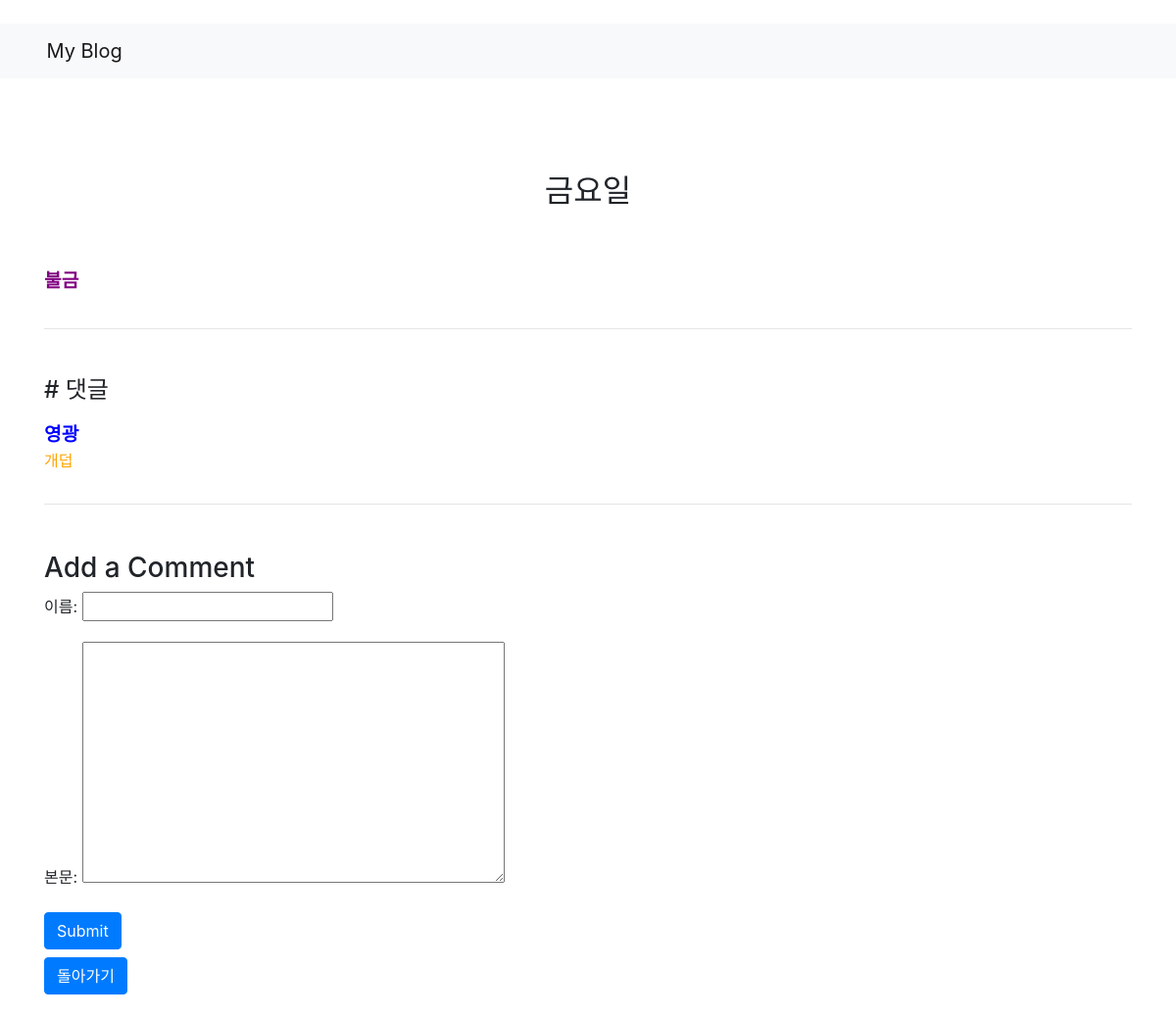
/post/detail/1, run on an earlier commit of the app's database.
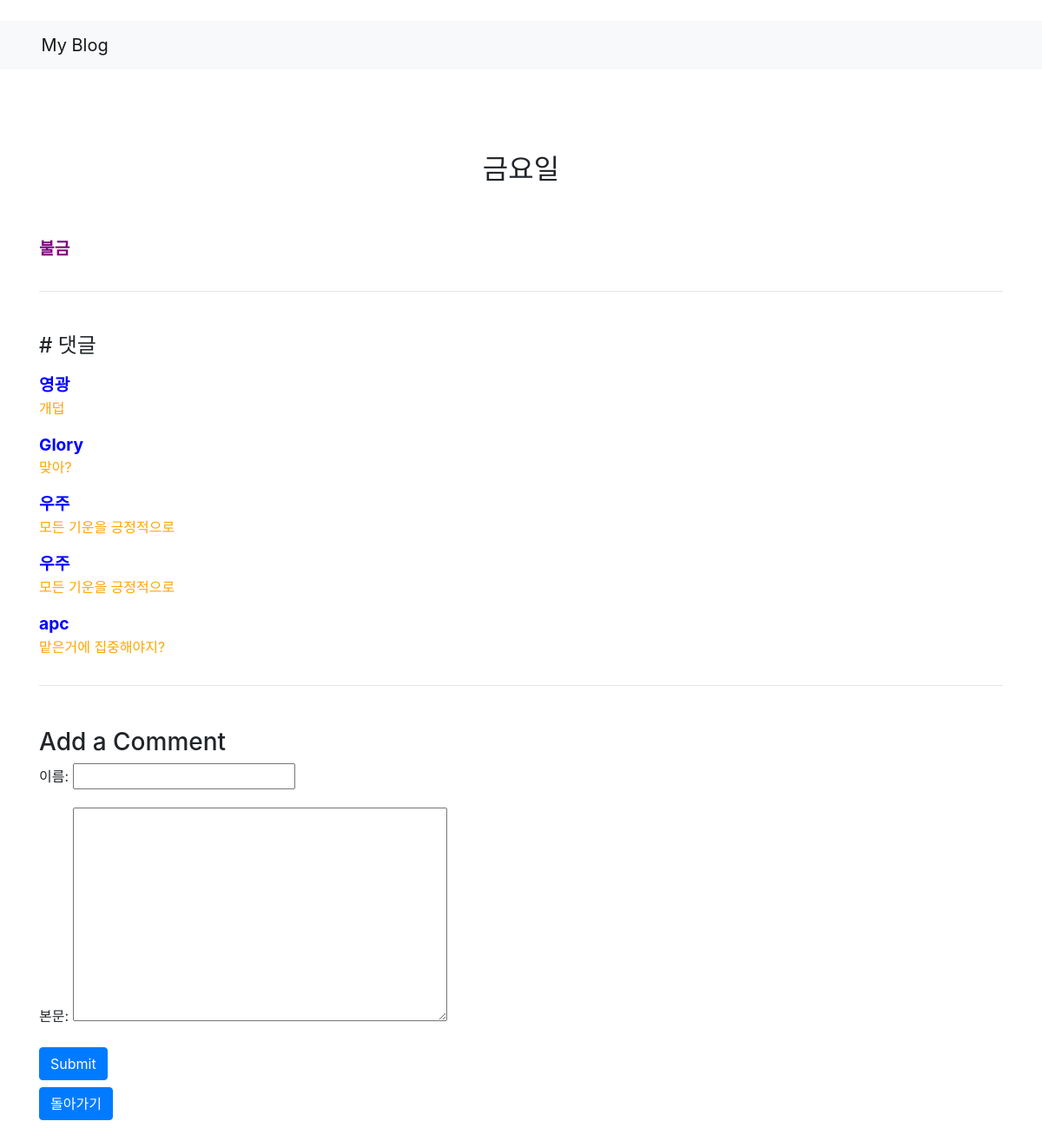
And on a later commit of the database.
### post/models.py (models this page shows, shortened)
class Post(models.Model):
    title=models.CharField(max_length=200, verbose_name='제목')
    body=models.TextField(verbose_name='본문')
    created_at=models.DateTimeField(auto_now_add=True, verbose_name='작성일')
    author=models.ForeignKey(User, on_delete=models.CASCADE, verbose_name='작성자')
    class Meta:
        verbose_name='포스트'
        verbose_name_plural='포스트들'

class Comment(models.Model):
    post=models.ForeignKey(Post, related_name='comments' , on_delete=models.CASCADE, verbose_name='포스트')
    name=models.CharField(max_length=100, verbose_name='이름')
    body=models.TextField(verbose_name='본문')
    created_at=models.DateTimeField(auto_now_add=True, verbose_name='작성일')
    class Meta:
        verbose_name='댓글'
        verbose_name_plural='댓글들'

### post/views.py (the view)
# urls.py: path('detail/<int:pk>', views.post_detail, name='post_detail'), #127.0.0.1:8000/post/detail/1
def post_detail(request, pk):
    post=get_object_or_404(Post, pk=pk) # Post : models의 Post 데이터베이스
    comments=post.comments.all()
    if request.method == 'POST':
        comment_form=CommentForm(request.POST)
        if comment_form.is_valid():
            comment=comment_form.save(commit=False)
            comment.post=post
            comment.save()
            return redirect('post_detail', pk=post.pk)
    else:
        comment_form=CommentForm()
    return render(request, 'post_detail.html',{'post':post, 'comments':comments,'comment_form':comment_form})

### post/forms.py
class CommentForm(forms.ModelForm):
    class Meta:
        model=Comment
        fields=['name','body']

### post/templates/post_detail.html (shortened to what this page needs)
{% extends 'base.html' %}
{% block contents %}
<div class="row mt-5">
    <div class="col-12 text-center">
        <h2>{{post.title}}</h2>
    </div>
</div>
<div class="row mt-5">
    <div class="col-12">
        <p class="post-body">{{post.body}}</p>
    </div>
</div>
<hr>
<div class="row mt-5">
    <div class="col-12">
        <h4>&#35; 댓글 </h4>
        {% for comment in comments%}
        <div class="comment">
            <div class="comment-name">{{comment.name}}</div>
            <p>{{comment.body}}</p>
        </div>
        {% empty%}
            <p>No command yet.</p>
        {% endfor%}
    </div>
</div>
<hr>
<div class="row mt-5">
    <div class="col-12">
        <h3>Add a Comment</h3>
        <form method="POST">
            {{comment_form.as_p}}
            <button type="submit" class="btn btn-primary">Submit </button>
        </form>
    </div>
    <div class="col-12 mt-2">
        <button type="button" class="btn btn-primary" onclick="location.href='/post'">돌아가기 </button>
    </div>
</div>
{% endblock %}

### post/templates/base.html (shortened to what this page needs)
<!DOCTYPE html>
<html>
<head>
    <link rel="stylesheet" href="https://stackpath.bootstrapcdn.com/bootstrap/4.5.0/css/bootstrap.min.css">
</head>
<body>
    <nav class="navbar navbar-expand-lg navbar-light bg-light">
        <a class="navbar-brand" href="{% url 'post_list' %}">My Blog</a>
    </nav>
    <div class="container">
        {% block contents %}
        {% endblock %}
    </div>
</body>
</html>

### post/templates/post_detail.html (style rules this page uses)
div.comment-name { font-size: 1.2em; font-weight: bold; color: blue; }
.comment p { font-size: 1em; color: orange; }
.post-body { font-size: 1.2em; font-weight: 800; line-height: 1.7; color: purple; }

What changed in the data, as far as the page shows it:
added Comment: name "Glory", body "맞아?"
added Comment: name "우주", body "모든 기운을 긍정적으로"
added Comment: name "우주", body "모든 기운을 긍정적으로"
added Comment: name "apc", body "맡은거에 집중해야지?"
